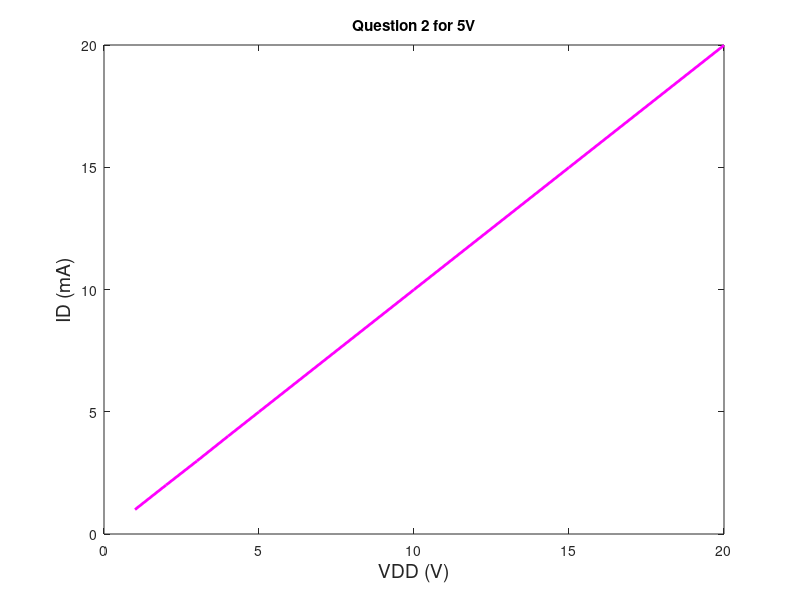

Write the MATLAB code that produced this figure.
% VGS' nin 5V olma durumunda VDD voltaj?n? de?i?tirerek de?i?en ID ak?mlar?na bakaca??z

% VDD de?erleri (Volt)
x = [1 2 3 4 5 10 15 20];

% ID ak?m de?erleri (mA)
y = [0.999392 1.999 2.988 3.998 4.997 9.994 14.991 19.988];
plot(x,y,'-m','linewidth',2)
xlabel('VDD (V)','fontsize',14);
ylabel('ID (mA)','fontsize',14);
title('Question 2 for 5V')                         